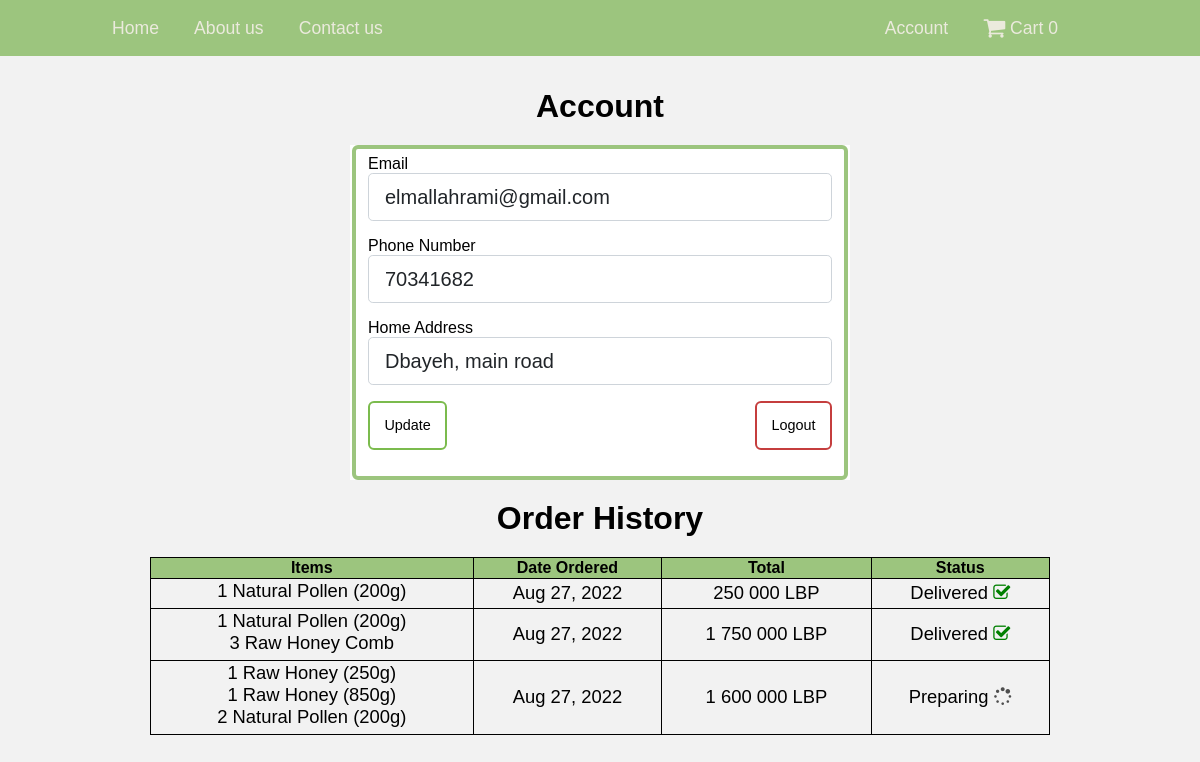
Screenshot of /account (signed in) with the database file from the repository.
### conceptb/models.py (models this page shows, shortened)
class User(db.Model, UserMixin):
    id = db.Column(db.Integer, primary_key=True)
    email = db.Column(db.String, unique=True, nullable=False)
    phone = db.Column(db.String, nullable=False)
    location = db.Column(db.String, nullable=False)
    password = db.Column(db.String, nullable=False)
    is_admin = db.Column(db.Boolean, default=False)
    orders = db.relationship('Order', backref='user', lazy=True)

class OrderItem(db.Model):
    id = db.Column(db.Integer, primary_key=True)
    order_id = db.Column(db.Integer, db.ForeignKey('order.id'), nullable=False)
    product_id = db.Column(db.Integer, db.ForeignKey('product.id'), nullable=False)
    quantity = db.Column(db.Integer, nullable=False, default=1)

class Product(db.Model):
    id = db.Column(db.Integer, primary_key=True)
    name = db.Column(db.String, nullable=False)
    price = db.Column(db.Integer, nullable=False)
    imageURL = db.Column(db.String, nullable=False)
    is_deleted = db.Column(db.Boolean, default=False)
    items = db.relationship('OrderItem', backref='product', lazy=True)

class Order(db.Model):
    id = db.Column(db.Integer, primary_key=True)
    user_id = db.Column(db.Integer, db.ForeignKey('user.id'), nullable=False)
    status = db.Column(db.String, nullable=False)
    date_ordered = db.Column(db.DateTime)
    items = db.relationship('OrderItem', backref='order', lazy=True)
    def get_num_items(self):
        count = 0
        for item in self.items:
            count += item.quantity
        return count
    def get_full_price(self):
        price = 0
        for item in self.items:
            price += item.quantity * (Product.query.get(item.product_id).price)
        return price

### conceptb/routes.py (the view)
@app.route('/account', methods=['GET', 'POST'])
@login_required
def account():
    no_items = num_items()
    form = UpdateAccountForm()
    if form.validate_on_submit():
        current_user.email = form.email.data
        current_user.phone = form.phone.data
        current_user.location = form.location.data
        db.session.commit()
        flash('Your account has been updated!', 'success')
        return redirect(url_for('account'))
    elif request.method == 'GET':
        form.email.data = current_user.email
        form.phone.data = current_user.phone
        form.location.data = current_user.location
        admin = current_user.is_admin
        orders = []
        for order in current_user.orders:
            if order.status in ['Ordered', 'Delivered']:
                orders.append(order)
        def date_ord(order):
            return order.date_ordered
        orders.sort(reverse=True, key=date_ord)
    return render_template('account.html', form=form, no_items=no_items, admin=admin, orders=orders)

### conceptb/forms.py (shortened to what this page needs)
class UpdateAccountForm(FlaskForm):
    email = StringField('Email', validators=[DataRequired(), Email()])
    phone = StringField('Phone Number', validators=[DataRequired()])
    location = StringField('Home Address', validators=[DataRequired()])
    submit = SubmitField('Update')

### conceptb/models.py (called while the page is built)
@login_manager.user_loader
def load_user(user_id):
    return User.query.get(int(user_id))

### conceptb/routes.py (called while the page is built)
def num_items():
    if current_user.is_authenticated:
        order = Order.query.filter_by(user=current_user, status='In progress').first()
        no_items = order.get_num_items()
    else:
        no_items = 0
    return no_items

### conceptb/templates/account.html (shortened to what this page needs)
{% if admin == True %}
    {% extends "layout_admin.html" %}
{% else %}
    {% extends "layout.html" %}
{% endif %}
{% block content %}
<h1>Account</h1>
<div class="form-container" style="margin: 20px auto;">
    <form method="POST" action="">
        <fieldset class="form-group">
            <div class="form-group">
                {{ form.email.label(class="form-control-label") }}
                {% if form.email.errors %}
                    {{ form.email(class="form-control form-control-lg is-invalid") }}
                    <div class="invalid-feedback">
                        {% for error in form.email.errors %}
                            <span>{{ error }}</span>
                        {% endfor %}
                    </div>
                {% else %}
                    {{ form.email(class="form-control form-control-lg") }}
                {% endif %}
            </div>
            <div class="form-group">
                {{ form.phone.label(class="form-control-label") }}
                {% if form.phone.errors %}
                    {{ form.phone(class="form-control form-control-lg is-invalid") }}
                    <div class="invalid-feedback">
                        {% for error in form.phone.errors %}
                            <span>{{ error }}</span>
                        {% endfor %}
                    </div>
                {% else %}
                    {{ form.phone(class="form-control form-control-lg") }}
                {% endif %}
            </div>
            <div class="form-group">
                {{ form.location.label(class="form-control-label") }}
                {% if form.location.errors %}
                    {{ form.location(class="form-control form-control-lg is-invalid") }}
                    <div class="invalid-feedback">
                        {% for error in form.location.errors %}
                            <span>{{ error }}</span>
                        {% endfor %}
                    </div>
                {% else %}
                    {{ form.location(class="form-control form-control-lg") }}
                {% endif %}
            </div>
            <div class="btn-holder">
                <div class="form-group">
                    {{ form.submit(class="btn") }}
                </div>
                <div class="form-group">
                    <a class="btn btn-red" href="{{ url_for('logout') }}">Logout</a>
                </div>
            </div>
        </fieldset>
    </form>
</div>
{% if (admin == False) and orders|length > 0  %}
<h1 style="padding-top: 0px; padding-bottom: 20px;">Order History</h1>
<table style="margin-bottom: 20px;">
    <tr>
        <th>Items</th>
        <th>Date Ordered</th>
        <th>Total</th>
        <th>Status</th>
    </tr>
    {% for order in orders %}
    <tr>
        <td class="center">
            <ul style="padding-left : 0em; margin-bottom: 5px; list-style-type: none;">
                {% for item in order.items %}
                <li>{{ item.quantity }} {{ item.product.name }}</li>
                {% endfor %}
            </ul>
        </td>
        <td class="center">
            {{ order.date_ordered.strftime('%b %d, %Y') }}
        </td>
        <td class="center">
            {% set price =  order.get_full_price()|string %}
            {% if 3 > price|length %}
                {{ price }} 000 LBP
            {% else %}
                {{ price[:-3] }} {{ price[-3:] }} 000 LBP
            {% endif %}
        </td>
        <td class="center">
            {% if order.status == 'Delivered' %}
                Delivered <i class="fa fa-check-square-o" style="color: green;"></i>
            {% else %}
                Preparing <i class="fa fa-spinner" style="color: rgb(78, 78, 78);"></i>
            {% endif %}
        </td>
    </tr>
    {% endfor %}
</table>
{% endif %}
{% endblock %}

### conceptb/static/style.css (style rules this page uses)
body { margin : 0; font-family : Verdana, sans-serif; background-color: rgb(242, 242, 242); }
h1 { padding-top: 1em; margin: auto; text-align: center; }
.form-container { background: #ffffff; margin: 4.5% auto; width: 50%; max-width : 500px; }
.form-group { margin-bottom: 1rem; }
.btn-holder { display: flex; flex-direction: row; justify-content: space-between; align-items: center; }
.btn { background-color: white; color: black; padding: 1em; border: 2px solid #7bbb4d; border-radius: 6px; transition-duration: 0.4s; font-size: 0.9em; }
.btn-red { text-decoration: none; border: 2px solid #c53e3e; }
.form-control { display: block; width: 100%; padding: 0.375rem 0.75rem; font-size: 1rem; font-weight: 400; line-height: 1.5; color: #212529; background-color: #fff; background-clip: padding-box; border: 1px solid #ced4da; -webkit-appearance: none; -moz-appearance: none; appearance: none; border-radius: 0.25rem; transition: border-color 0.15s ease-in-out, box-shadow 0.15s ease-in-out; }
fieldset { border: 4px solid #9cc57e; border-radius: 6px; }
.form-control-lg { min-height: calc(1.5em + (1rem + 2px)); padding: 0.5rem 1rem; font-size: 1.25rem; border-radius: 0.3rem; }
.center { text-align: center; }
table, th, td { border: 1px solid black; border-collapse: collapse; }
table { width: 75%; margin: 0 auto; }
th { background-color: #9cc57e; }
td { font-size: 1.15em; }
@media (min-width : 860px) { .form-container { width: 65%; } }

### rows the page displays
User: email "elmallahrami@gmail.com", phone "70341682", location "Dbayeh, main road"
Order: date_ordered "Aug 27, 2022", price "250", status "Delivered"
OrderItem: quantity "1", product.name "Natural Pollen (200g)"
Order: date_ordered "Aug 27, 2022", price "1", price "750", status "Delivered"
OrderItem: quantity "1", product.name "Natural Pollen (200g)"
OrderItem: quantity "3", product.name "Raw Honey Comb"
Order: date_ordered "Aug 27, 2022", price "1", price "600", status "Preparing"
OrderItem: quantity "1", product.name "Raw Honey (250g)"
OrderItem: quantity "1", product.name "Raw Honey (850g)"
OrderItem: quantity "2", product.name "Natural Pollen (200g)"

### other values shown
{{ no_items }} "0"
